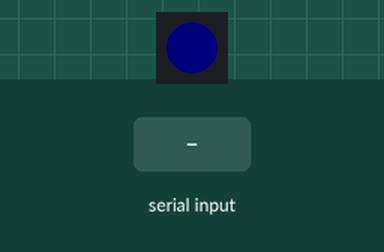
Recording of a sketch running on a simulated Arduino Uno, built with avr-gcc and run on an emulated ATmega328P. On the bench: 1 RGB LEDs in strip order, left to right. The test bench sets the inputs (shaded band). Dim RGB values are drawn brighter than linear.

Above: at 1.6 s.
1.7 s: "90,45,200\n" received over Serial
At 3.3 s:
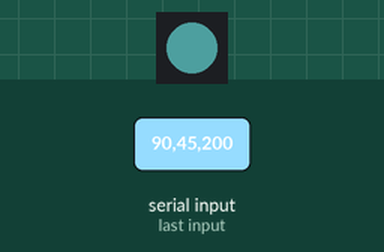
4.5 s: "30,150,10\n" received over Serial
At 7.4 s:
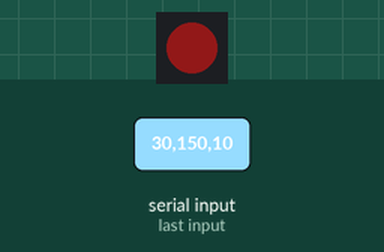
7.5 s: "90,45\n" received over Serial
At 10.2 s:
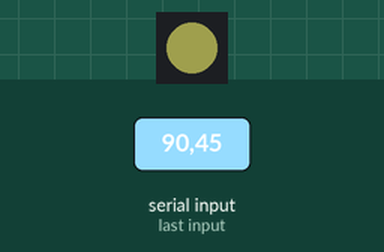
10.5 s: "90,45,200,10\n" received over Serial
At 13.4 s:
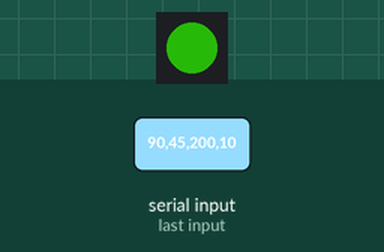
13.5 s: "30,150,10,200\n" received over Serial
At 16.2 s:
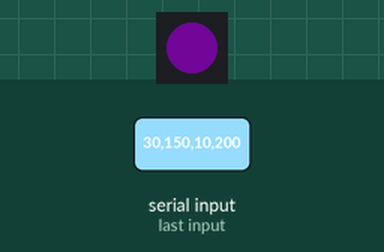
16.5 s: "0\n" received over Serial
At 19.3 s:
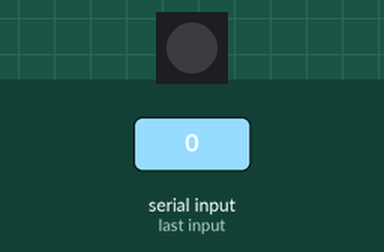
Timing chart, 0 to 22.5 s (numbered marks = the images above; inputs shaded):
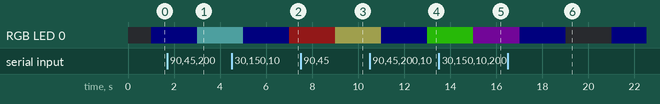

The sketch:

TeamsLed_copy_20241114090821.ino
```cpp
#include <FastLED.h>

#define LED_PIN 13
#define NUM_LEDS 1

CRGB leds[NUM_LEDS];

boolean ready = false;
String receiveVal;
char *str;
int brightness, red, green, blue;
int brPos, rPos, gPos, bPos;

void setup() {
  Serial.begin(9600);
  brightness = 120;
  red = 0;
  green = 0;
  blue = 10;
  FastLED.addLeds<WS2812, LED_PIN, GRB>(leds, NUM_LEDS);
}

void loop() {
  if (ready) {
    leds[0] = CRGB(red, green, blue);
    FastLED.setBrightness(brightness);
    FastLED.show();
    ready = false;
  } else if (Serial.available() == 0) {
    brightness = 120;
    red = 0;
    green = 0;
    blue = 10;
    ready = true;
  } else
    while (Serial.available() > 0) {
      receiveVal = Serial.readStringUntil(';\r\n');

      brPos = receiveVal.indexOf(',');
      brightness = receiveVal.substring(0, brPos).toInt();

      rPos = receiveVal.indexOf(',', brPos + 1);
      red = receiveVal.substring(brPos + 1, rPos + 1).toInt();

      gPos = receiveVal.indexOf(',', rPos + 1);
      green = receiveVal.substring(rPos + 1, gPos + 1).toInt();

      blue = receiveVal.substring(gPos + 1).toInt();

      ready = true;
    }

  delay(1000);
}
```

Measured:
- after the input at 1.7 s, RGB LED 0: RGB(0, 0, 4) → RGB(15, 31, 31) after 1.3 s
